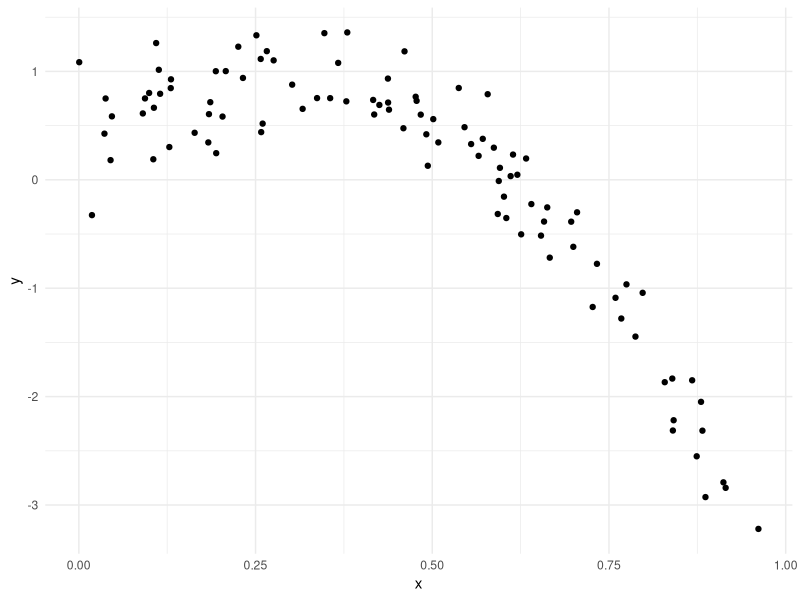
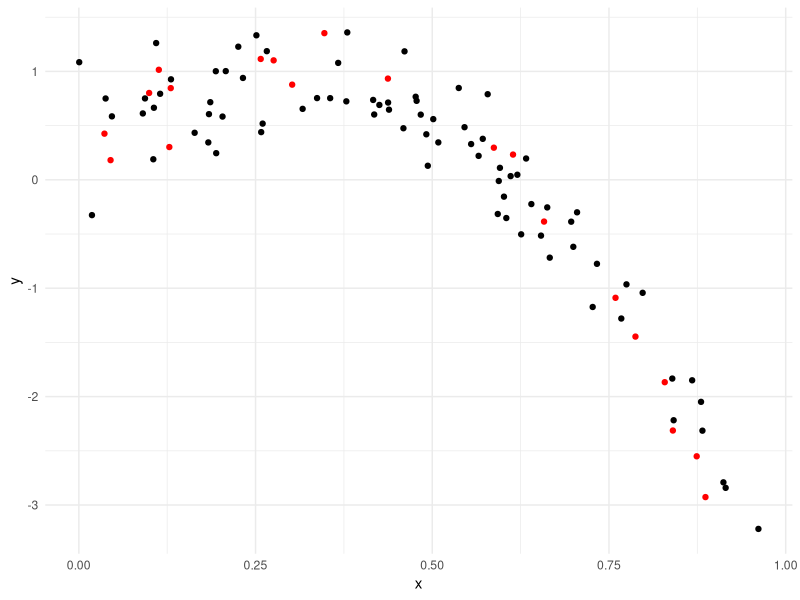
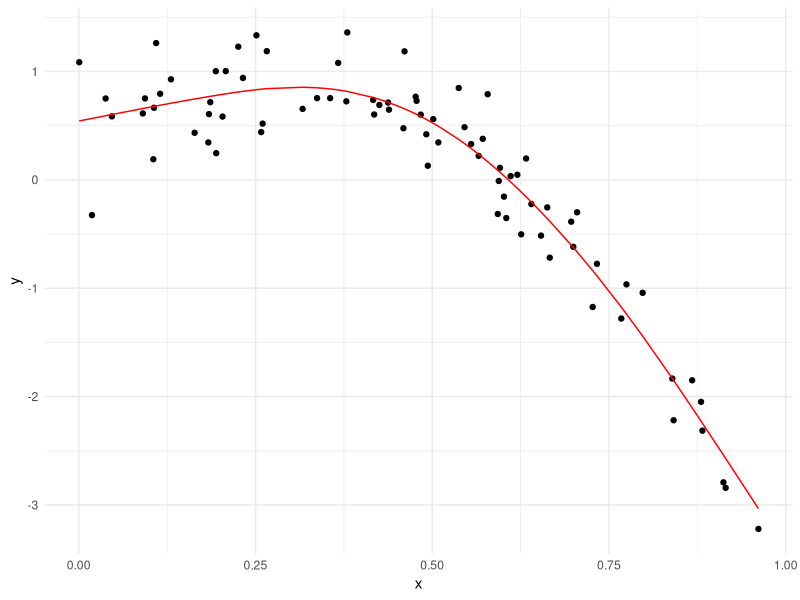
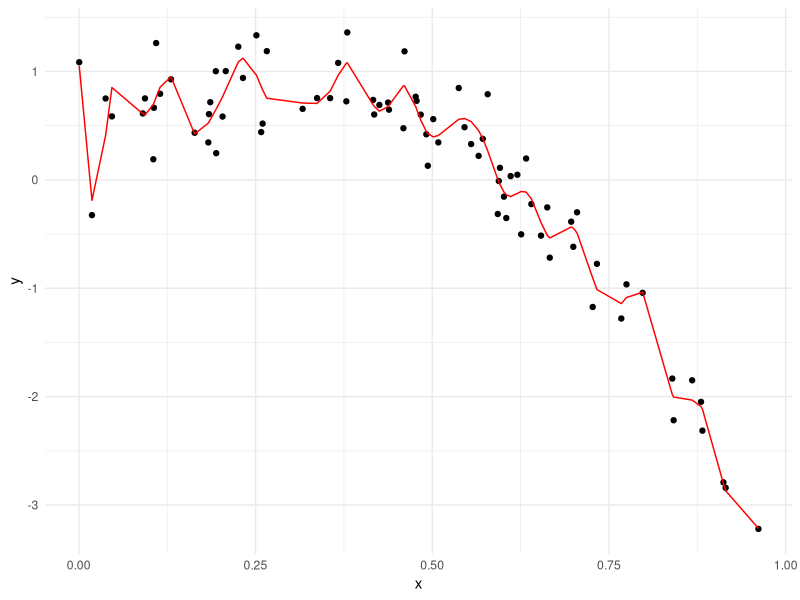
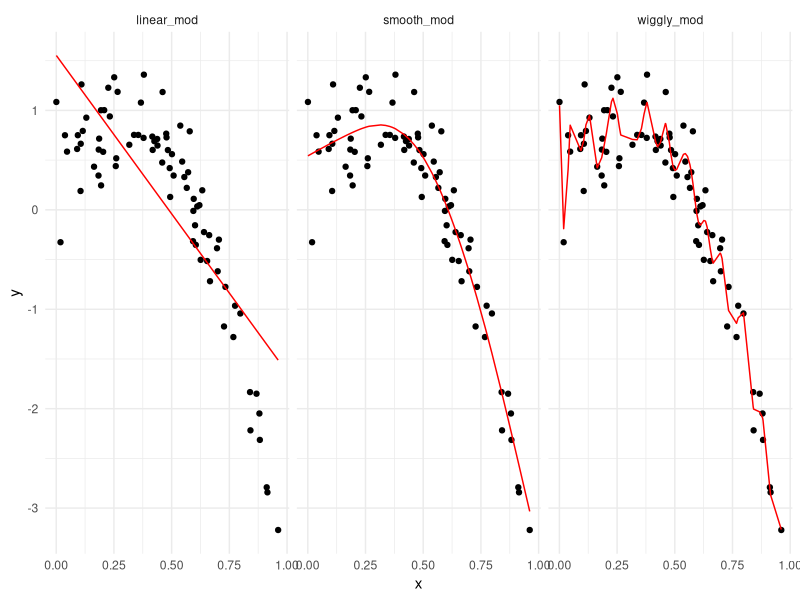

Reproduce these figures in R, in order.
## ---- chunk 1
library(tidyverse)
library(modelr)
library(mgcv)

knitr::opts_chunk$set(
  fig.width = 6,
  fig.asp = .6,
  out.width = "90%"
)

theme_set(theme_minimal() + theme(legend.position = "bottom"))

options(
  ggplot2.continuous.colour = "viridis",
  ggplot2.continuous.fill = "viridis"
)

scale_colour_discrete = scale_colour_viridis_d
scale_fill_discrete = scale_fill_viridis_d
## ---- chunk 2
nonlin_df = 
  tibble(
    id = 1:100,
    x = runif(100, 0, 1),
    y = 1 - 10 * (x - .3) ^ 2 + rnorm(100, 0, .3)
  )

## ---- chunk 3
nonlin_df %>% 
  ggplot(aes(x = x, y = y)) + 
  geom_point()
## ---- chunk 4
train_df = sample_n(nonlin_df, size = 80)
test_df = anti_join(nonlin_df, train_df, by = "id")


ggplot(train_df, aes(x = x, y = y)) + 
  geom_point() + 
  geom_point(data = test_df, color = "red")
## ---- chunk 5
linear_mod = lm(y ~ x, data = train_df)
smooth_mod = mgcv::gam(y ~ s(x), data = train_df)
wiggly_mod = mgcv::gam(y ~ s(x, k = 30), sp = 10e-6, data = train_df) # not smooth line
## ---- chunk 6
train_df %>% 
  add_predictions(smooth_mod) %>% 
  ggplot(aes(x = x, y = y)) + 
  geom_point() + 
  geom_line(aes(y = pred), color = "red")

train_df %>% 
  add_predictions(wiggly_mod) %>% 
  ggplot(aes(x = x, y = y)) + geom_point() + 
  geom_line(aes(y = pred), color = "red")

## ---- chunk 7
# see multiple prediction models in separate plots
train_df %>% 
  gather_predictions(linear_mod, smooth_mod, wiggly_mod) %>% 
  mutate(model = fct_inorder(model)) %>% 
  ggplot(aes(x = x, y = y)) + 
  geom_point() + 
  geom_line(aes(y = pred), color = "red") + 
  facet_wrap(~model)
## ---- chunk 8

# compute root mean squared errors (RMSEs) for each model
rmse(linear_mod, test_df)    
rmse(smooth_mod, test_df) # rmse smallest, smooth model is best in this case
rmse(wiggly_mod, test_df)
